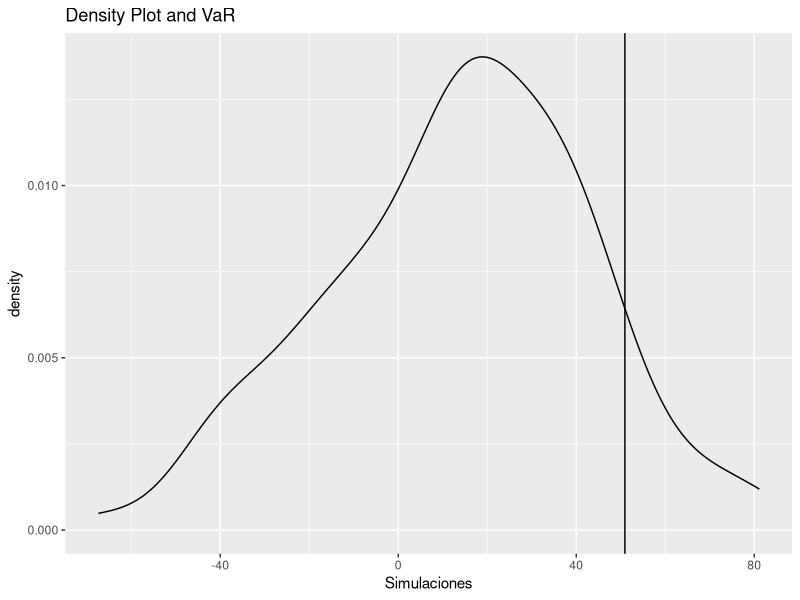

This chart was generated by the following R code:
## ---- chunk 1
library(ggplot2)
x <- as.data.frame(rnorm(100)*30+10)
names(x) <- "Simulaciones"
m <- mean(x$Simulaciones); s <- sd(x$Simulaciones); var <- m + s*qnorm(0.9)
m <- ggplot(x, aes(x = Simulaciones)) + geom_density() + geom_vline(xintercept = var) + ggtitle("Density Plot and VaR")
print(m)
